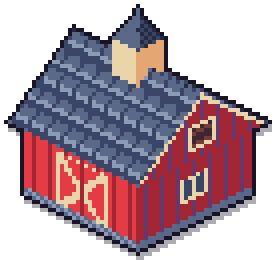
#> input picture farm-game/app/src/main/assets/art/buildings/barn.png, 69 x 65 px, given as the content of the folder ../../app/src/main/assets/art/buildings/barn.png, which was not available (shown 4 times larger)
$ python sheet.py ../../app/src/main/assets/art/buildings/barn.png ../../app/src/main/assets/art/buildings/barn_snow.png
#> lines starting #> are read from the running program, lines starting #| are printed output that depends on the picture; pictures that were not available may be replaced by others from this repository, and a replacement may not be noted
"""Contact sheet: every PNG in a folder at 4x (nearest) with its name, for review.

usage: python3 -I sheet.py <sprite dir> <out.png>
"""
import os
import sys
from PIL import Image, ImageDraw, ImageFont

src, out = sys.argv[1], sys.argv[2]
files = sorted(f for f in os.listdir(src) if f.endswith(".png"))
if not files:
    sys.exit(0)
K, PAD, LABEL = 4, 10, 14
sprites = [(f[:-4], Image.open(os.path.join(src, f)).convert("RGBA")) for f in files]
cell_w = max(max(s.width for _, s in sprites) * K, 120) + PAD * 2
#> cell_w = 296
cell_h = max(s.height for _, s in sprites) * K + PAD * 2 + LABEL
#> cell_h = 294
cols = max(1, min(len(sprites), 1600 // cell_w))
#> cols = 1
rows = (len(sprites) + cols - 1) // cols
#> rows = 1
sheet = Image.new("RGBA", (cols * cell_w, rows * cell_h), (38, 43, 68, 255))
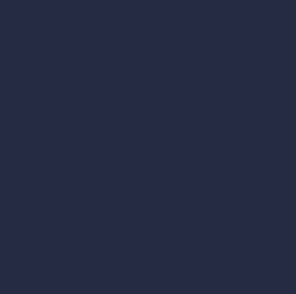
#> sheet: PIL image 296x294 RGBA; mean R, G, B, A 38, 43, 68, 255
draw = ImageDraw.Draw(sheet)
font_path = os.path.join(os.path.dirname(__file__), "..", "..", "app", "src", "main", "assets", "fonts", "Silkscreen-Regular.ttf")
font = ImageFont.truetype(font_path, 8) if os.path.exists(font_path) else ImageFont.load_default()
for i, (name, im) in enumerate(sprites):
    x, y = (i % cols) * cell_w, (i // cols) * cell_h
    # Checker behind sprites so outlines and shadows are visible.
    for cy in range(y + 2, y + cell_h - LABEL, 8):
        for cx in range(x + 2, x + cell_w - 2, 8):
            if (cx // 8 + cy // 8) % 2:
                draw.rectangle([cx, cy, cx + 7, cy + 7], fill=(58, 68, 102, 255))
    big = im.resize((im.width * K, im.height * K), Image.NEAREST)
    sheet.alpha_composite(big, (x + (cell_w - big.width) // 2, y + PAD + (cell_h - PAD * 2 - LABEL - big.height) // 2))
    draw.text((x + 4, y + cell_h - LABEL + 2), name[:26], font=font, fill=(255, 255, 255, 255))
#> this loop made 1 pass
#> (name, x, y) on pass 1: ('barn', 0, 0)
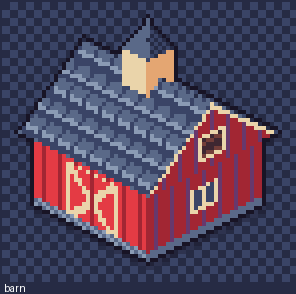
#> sheet: PIL image 296x294 RGBA; mean R, G, B, A 83.2, 68.8, 92.4, 255
os.makedirs(os.path.dirname(out), exist_ok=True)
sheet.save(out)

$ run again, on farm-game/app/src/main/assets/art/crops/giant_pumpkin.png
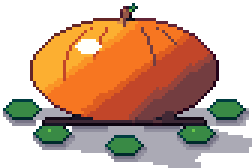
#> input picture farm-game/app/src/main/assets/art/crops/giant_pumpkin.png, 84 x 56 px, given as the content of the folder ../../app/src/main/assets/art/crops/giant_pumpkin.png, which was not available (shown 3 times larger)
#> cell_w = 356
#> cell_h = 258
#> cols = 1
#> the loop `for i, (name, im) in enumerate(sprites):` made 1 pass
#> (name, x, y) on pass 1: ('giant_pumpkin', 0, 0)
#> after the loop `for i, (name, im) in enumerate(sprites):`:
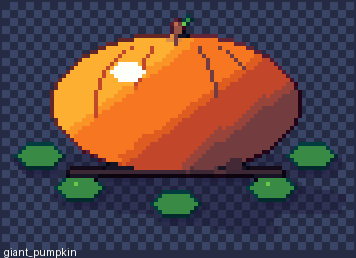
#> sheet: PIL image 356x258 RGBA; mean R, G, B, A 92.9, 70.5, 69.1, 255

$ run again, on farm-game/app/src/main/assets/art/golem/body.png
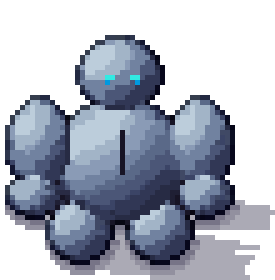
#> input picture farm-game/app/src/main/assets/art/golem/body.png, 55 x 56 px, given as the content of the folder ../../app/src/main/assets/art/golem/body.png, which was not available (shown 5 times larger)
#> cell_w = 240
#> cell_h = 258
#> cols = 1
#> the loop `for i, (name, im) in enumerate(sprites):` made 1 pass
#> (name, x, y) on pass 1: ('body', 0, 0)
#> after the loop `for i, (name, im) in enumerate(sprites):`:
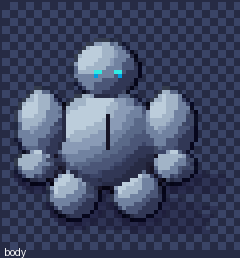
#> sheet: PIL image 240x258 RGBA; mean R, G, B, A 65.8, 74.8, 102.6, 255

$ run again, on farm-game/app/src/main/assets/art/golem/body_hot.png
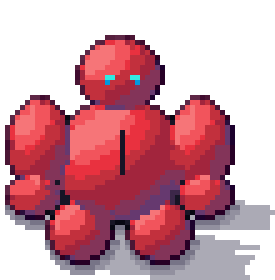
#> input picture farm-game/app/src/main/assets/art/golem/body_hot.png, 55 x 56 px, given as the content of the folder ../../app/src/main/assets/art/golem/body_hot.png, which was not available (shown 5 times larger)
#> cell_w = 240
#> cell_h = 258
#> cols = 1
#> the loop `for i, (name, im) in enumerate(sprites):` made 1 pass
#> (name, x, y) on pass 1: ('body_hot', 0, 0)
#> after the loop `for i, (name, im) in enumerate(sprites):`:
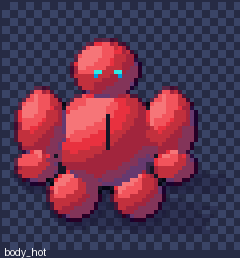
#> sheet: PIL image 240x258 RGBA; mean R, G, B, A 92.5, 54.1, 80.3, 255
